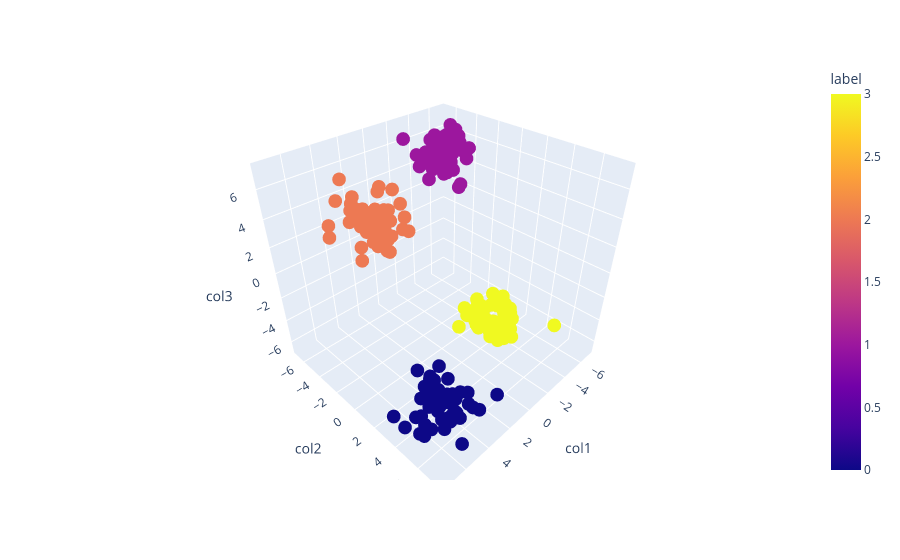

This figure's notebook cell:
### Code cell
fig = px.scatter_3d(df,x='col1', y='col2', z='col3',color='label')
fig.show()

### Figure 1 — Plotly figure (JSON) as saved in the notebook; plotly's stock layout.template omitted (floating-point values rounded to 4 significant figures; data arrays with more than 128 entries replaced by an {"elided": "..."} marker saying what was removed)
{"data": [{"hovertemplate": "col1=%{x}<br>col2=%{y}<br>col3=%{z}<br>label=%{marker.color}<extra></extra>", "legendgroup": "", "marker": {"color": {"elided": "200 int values"}, "coloraxis": "coloraxis", "symbol": "circle"}, "mode": "markers", "name": "", "scene": "scene", "showlegend": false, "x": {"elided": "200 float values"}, "y": {"elided": "200 float values"}, "z": {"elided": "200 float values"}, "type": "scatter3d"}], "layout": {"scene": {"domain": {"x": [0.0, 1.0], "y": [0.0, 1.0]}, "xaxis": {"title": {"text": "col1"}}, "yaxis": {"title": {"text": "col2"}}, "zaxis": {"title": {"text": "col3"}}}, "coloraxis": {"colorbar": {"title": {"text": "label"}}, "colorscale": [[0.0, "#0d0887"], [0.1111, "#46039f"], [0.2222, "#7201a8"], [0.3333, "#9c179e"], [0.4444, "#bd3786"], [0.5556, "#d8576b"], [0.6667, "#ed7953"], [0.7778, "#fb9f3a"], [0.8889, "#fdca26"], [1.0, "#f0f921"]]}, "legend": {"tracegroupgap": 0}, "margin": {"t": 60}}}
